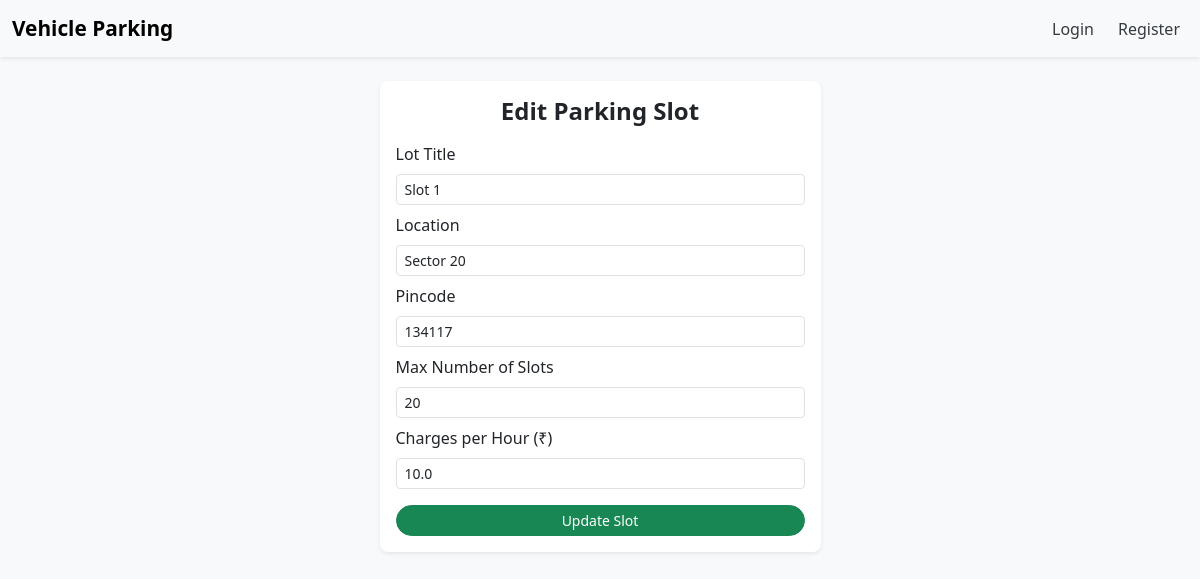
The app's page /slot/1/edit, older data.
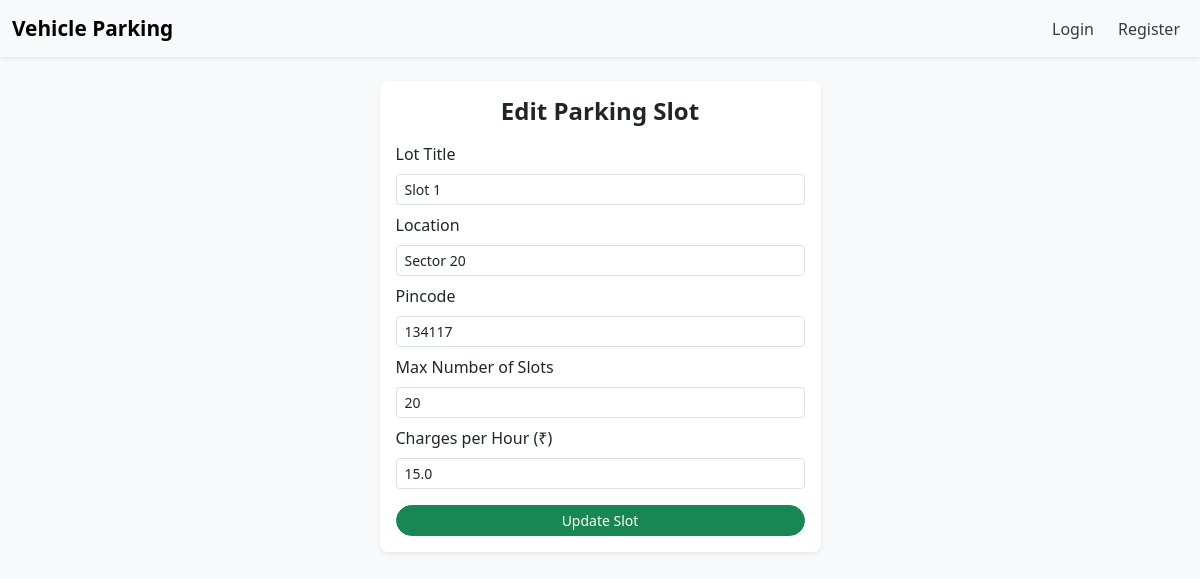
The same page, newer data.
### models.py (models this page shows)
class LotInfo(db.Model):
    __tablename__ = 'lots_info'
    lot_id = db.Column(db.Integer, primary_key=True)
    lot_title = db.Column(db.String(120), nullable=False)
    lot_location = db.Column(db.String(200))
    lot_zip = db.Column(db.String(10))
    rate_per_hr = db.Column(db.Float, nullable=False)
    total_slots = db.Column(db.Integer, nullable=False)
    slot_list = db.relationship('LotSlot', backref='parent_lot', cascade="all, delete", lazy=True)

### routes.py (the view)
    @app.route('/slot/<int:slot_id>/edit')
    def edit_slot(slot_id):
        slot = LotInfo.query.get(slot_id)
        if not slot:
            flash("Slot not found.")
            return redirect(url_for('admin_login'))
        return render_template('edit_slot.html', slot=slot)

### templates/edit_slot.html (shortened to what this page needs)
{% extends "layout.html" %}
{% block content %}
<div class="container mt-4 mb-4">
    <div class="row justify-content-center">
        <div class="col-12 col-sm-8 col-md-6 col-lg-5">
            <div class="card shadow-sm rounded-3 border-0">
                <div class="card-body p-3">
                    <h4 class="mb-3 text-center fw-bold">Edit Parking Slot</h4>
                    <form method="POST" action="{{ url_for('edit_slot_post', slot_id=slot.lot_id) }}">
                        <div class="mb-2">
                            <label for="lot_title" class="form-label">Lot Title</label>
                            <input type="text" class="form-control form-control-sm" id="lot_title" name="lot_title" value="{{ slot.lot_title }}" required>
                        </div>
                        <div class="mb-2">
                            <label for="location" class="form-label">Location</label>
                            <input type="text" class="form-control form-control-sm" id="location" name="location" value="{{ slot.lot_location }}" required>
                        </div>
                        <div class="mb-2">
                            <label for="pincode" class="form-label">Pincode</label>
                            <input type="text" class="form-control form-control-sm" id="pincode" name="pincode" value="{{ slot.lot_zip }}" required>
                        </div>
                        <div class="mb-2">
                            <label for="number_of_slots" class="form-label">Max Number of Slots</label>
                            <input type="number" class="form-control form-control-sm" id="number_of_slots" name="number_of_slots" value="{{ slot.total_slots }}" required>
                        </div>
                        <div class="mb-3">
                            <label for="charges_per_hour" class="form-label">Charges per Hour (₹)</label>
                            <input type="number" class="form-control form-control-sm" id="charges_per_hour" name="charges_per_hour" value="{{ slot.rate_per_hr }}" required>
                        </div>
                        <div class="d-grid">
                            <button type="submit" class="btn btn-success btn-sm rounded-pill">Update Slot</button>
                        </div>
                    </form>
                </div>
            </div>
        </div>
    </div>
</div>
{% endblock %}

Row changes from the older to the newer data that the page shows:
changed LotInfo "Slot 1": charges_per_hour "10.0" → "15.0"
